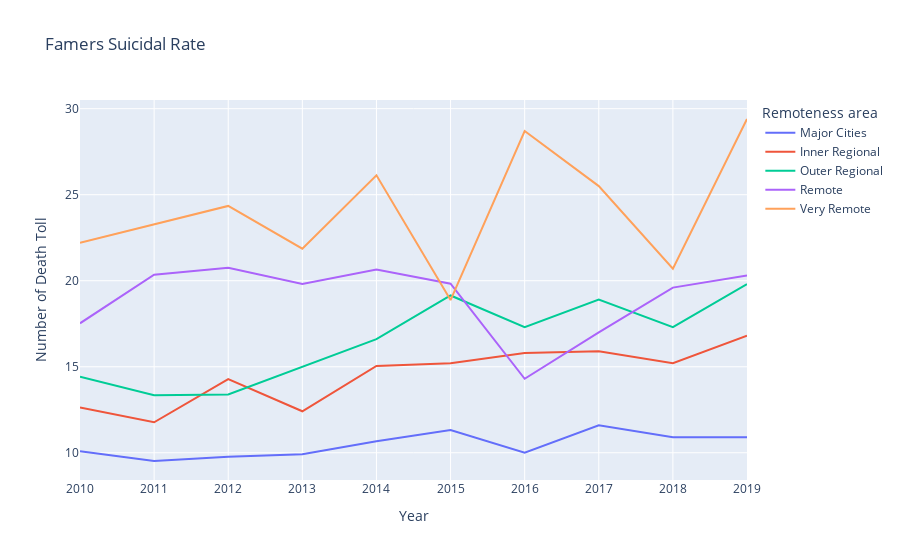

The code cell stored with this chart in its notebook:
### Code cell
fig.update_layout(hovermode="x")

fig.update_layout(
    xaxis_title="Year",
    yaxis_title="Number of Death Toll",
    
    )

fig.show()

### Figure 1 — Plotly figure (JSON) as saved in the notebook; plotly's stock layout.template omitted (floating-point values rounded to 4 significant figures)
{"data": [{"hovertemplate": "Remoteness area=Major Cities<br>1=%{x}<br>value=%{y}<extra></extra>", "legendgroup": "Major Cities", "line": {"color": "#636efa", "dash": "solid"}, "marker": {"symbol": "circle"}, "mode": "lines", "name": "Major Cities", "orientation": "v", "showlegend": true, "type": "scatter", "x": [2010, 2011, 2012, 2013, 2014, 2015, 2016, 2017, 2018, 2019], "xaxis": "x", "y": [10.09, 9.522, 9.775, 9.91, 10.67, 11.32, 10, 11.6, 10.9, 10.9], "yaxis": "y"}, {"hovertemplate": "Remoteness area=Inner Regional<br>1=%{x}<br>value=%{y}<extra></extra>", "legendgroup": "Inner Regional", "line": {"color": "#EF553B", "dash": "solid"}, "marker": {"symbol": "circle"}, "mode": "lines", "name": "Inner Regional", "orientation": "v", "showlegend": true, "type": "scatter", "x": [2010, 2011, 2012, 2013, 2014, 2015, 2016, 2017, 2018, 2019], "xaxis": "x", "y": [12.63, 11.77, 14.28, 12.41, 15.05, 15.2, 15.8, 15.9, 15.2, 16.8], "yaxis": "y"}, {"hovertemplate": "Remoteness area=Outer Regional<br>1=%{x}<br>value=%{y}<extra></extra>", "legendgroup": "Outer Regional", "line": {"color": "#00cc96", "dash": "solid"}, "marker": {"symbol": "circle"}, "mode": "lines", "name": "Outer Regional", "orientation": "v", "showlegend": true, "type": "scatter", "x": [2010, 2011, 2012, 2013, 2014, 2015, 2016, 2017, 2018, 2019], "xaxis": "x", "y": [14.42, 13.34, 13.39, 15.0, 16.6, 19.14, 17.3, 18.9, 17.3, 19.8], "yaxis": "y"}, {"hovertemplate": "Remoteness area=Remote<br>1=%{x}<br>value=%{y}<extra></extra>", "legendgroup": "Remote", "line": {"color": "#ab63fa", "dash": "solid"}, "marker": {"symbol": "circle"}, "mode": "lines", "name": "Remote", "orientation": "v", "showlegend": true, "type": "scatter", "x": [2010, 2011, 2012, 2013, 2014, 2015, 2016, 2017, 2018, 2019], "xaxis": "x", "y": [17.52, 20.35, 20.75, 19.8, 20.66, 19.83, 14.3, 17, 19.6, 20.3], "yaxis": "y"}, {"hovertemplate": "Remoteness area=Very Remote<br>1=%{x}<br>value=%{y}<extra></extra>", "legendgroup": "Very Remote", "line": {"color": "#FFA15A", "dash": "solid"}, "marker": {"symbol": "circle"}, "mode": "lines", "name": "Very Remote", "orientation": "v", "showlegend": true, "type": "scatter", "x": [2010, 2011, 2012, 2013, 2014, 2015, 2016, 2017, 2018, 2019], "xaxis": "x", "y": [22.21, 23.26, 24.35, 21.86, 26.13, 18.87, 28.7, 25.5, 20.7, 29.4], "yaxis": "y"}], "layout": {"hovermode": "x", "legend": {"title": {"text": "Remoteness area"}, "tracegroupgap": 0}, "title": {"text": "Famers Suicidal Rate"}, "xaxis": {"anchor": "y", "domain": [0, 1], "title": {"text": "Year"}}, "yaxis": {"anchor": "x", "domain": [0, 1], "title": {"text": "Number of Death Toll"}}}}
